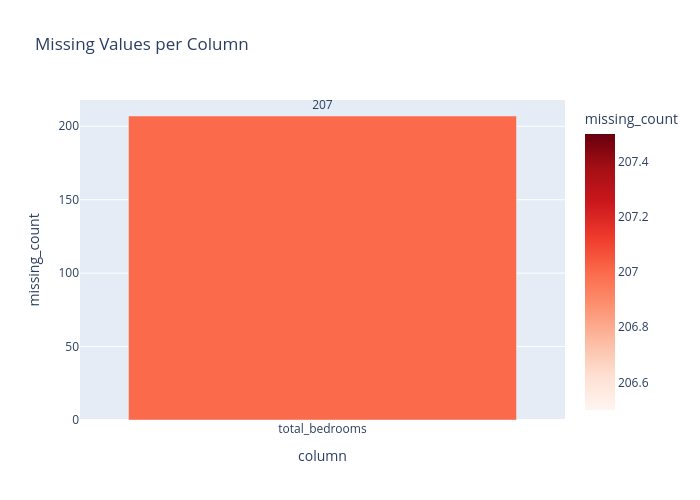

Notebook source saved alongside this figure:
### Code cell
# Missing values calculate
missing_values = df.isnull().sum().reset_index()
missing_values.columns = ["column", "missing_count"]
missing_values = missing_values[missing_values["missing_count"] > 0]

if not missing_values.empty:
    fig = px.bar(
        missing_values,
        x="column",
        y="missing_count",
        text="missing_count",
        title="Missing Values per Column",
        color="missing_count",
        color_continuous_scale="Reds"
    )
    fig.update_traces(textposition="outside")

    fig.update_layout(width=700, height=500)

    fig.show()
else:
    print("No missing values found!")

### Figure 1 — Plotly figure (JSON) as saved in the notebook; plotly's stock layout.template omitted (floating-point values rounded to 4 significant figures)
{"data": [{"hovertemplate": "column=%{x}<br>missing_count=%{marker.color}<extra></extra>", "legendgroup": "", "marker": {"color": [207], "coloraxis": "coloraxis", "pattern": {"shape": ""}}, "name": "", "orientation": "v", "showlegend": false, "text": [207.0], "textposition": "outside", "type": "bar", "x": ["total_bedrooms"], "xaxis": "x", "y": [207], "yaxis": "y"}], "layout": {"barmode": "relative", "coloraxis": {"colorbar": {"title": {"text": "missing_count"}}, "colorscale": [[0, "rgb(255,245,240)"], [0.125, "rgb(254,224,210)"], [0.25, "rgb(252,187,161)"], [0.375, "rgb(252,146,114)"], [0.5, "rgb(251,106,74)"], [0.625, "rgb(239,59,44)"], [0.75, "rgb(203,24,29)"], [0.875, "rgb(165,15,21)"], [1, "rgb(103,0,13)"]]}, "height": 500, "legend": {"tracegroupgap": 0}, "title": {"text": "Missing Values per Column"}, "width": 700, "xaxis": {"anchor": "y", "domain": [0, 1], "title": {"text": "column"}}, "yaxis": {"anchor": "x", "domain": [0, 1], "title": {"text": "missing_count"}}}}
